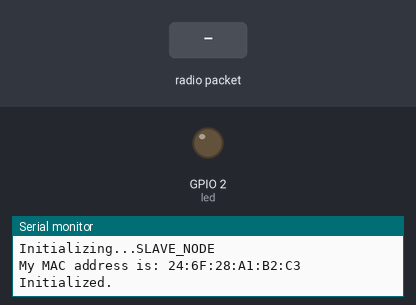
The sketch below on a simulated ESP8266 (NodeMCU). On the bench: output pins drawn as LEDs (lit = HIGH), the last lines printed to the serial monitor. The inputs (shaded band) are chosen by the test bench.

Above: at 1.2 s.
1.3 s: radio packet "1" arrives
At 1.9 s:
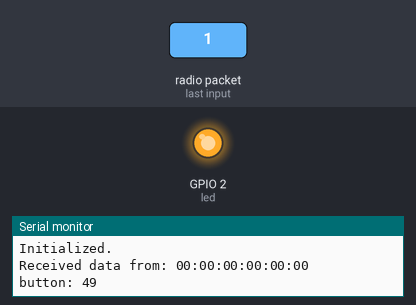
Timing chart, 0 to 4.3 s (numbered marks = the images above; inputs shaded):
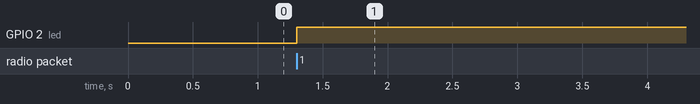

Measured:
- after the input at 1.3 s, GPIO 2 (led): LOW → HIGH at once

The sketch:

espnow-slave.ino
```cpp
#include<ESP8266WiFi.h>
#include<espnow.h>

#define MY_NAME   "SLAVE_NODE"
const int led = 2;
struct __attribute__((packed)) dataPacket {

  int state;

};

void dataReceived(uint8_t *senderMac, uint8_t *data, uint8_t dataLength) {
  char macStr[18];
  dataPacket packet;

  snprintf(macStr, sizeof(macStr), "%02x:%02x:%02x:%02x:%02x:%02x", senderMac[0], senderMac[1], senderMac[2], senderMac[3], senderMac[4], senderMac[5]);

  Serial.println();
  Serial.print("Received data from: ");
  Serial.println(macStr);

  memcpy(&packet, data, sizeof(packet));

  Serial.print("button: ");
  Serial.println(packet.state);
  digitalWrite(led,(packet.state));

}

void setup() {
  pinMode(led,OUTPUT);
  Serial.begin(115200);     // initialize serial port

  Serial.println();
  Serial.println();
  Serial.println();
  Serial.print("Initializing...");
  Serial.println(MY_NAME);
  Serial.print("My MAC address is: ");
  Serial.println(WiFi.macAddress());

  WiFi.mode(WIFI_STA);
  WiFi.disconnect();        // we do not want to connect to a WiFi network

  if(esp_now_init() != 0) {
    Serial.println("ESP-NOW initialization failed");
    return;
  }

  esp_now_register_recv_cb(dataReceived);   // this function will get called once all data is sent

  Serial.println("Initialized.");
}

void loop() {

}
```
